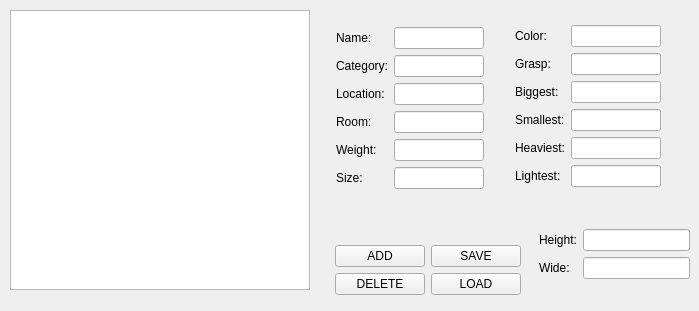
                  <widget class="QWidget" name="tab_3">
                   <attribute name="title">
                    <string>Objects</string>
                   </attribute>
                   <widget class="QTableWidget" name="objCLIPStab">
                    <property name="geometry">
                     <rect>
                      <x>10</x>
                      <y>10</y>
                      <width>300</width>
                      <height>280</height>
                     </rect>
                    </property>
                    <property name="minimumSize">
                     <size>
                      <width>300</width>
                      <height>280</height>
                     </size>
                    </property>
                    <property name="maximumSize">
                     <size>
                      <width>300</width>
                      <height>280</height>
                     </size>
                    </property>
                   </widget>
                   <widget class="QWidget" name="layoutWidget">
                    <property name="geometry">
                     <rect>
                      <x>331</x>
                      <y>22</y>
                      <width>165</width>
                      <height>172</height>
                     </rect>
                    </property>
                    <layout class="QFormLayout" name="formLayout_4">
                     <property name="leftMargin">
                      <number>5</number>
                     </property>
                     <property name="topMargin">
                      <number>5</number>
                     </property>
                     <property name="rightMargin">
                      <number>5</number>
                     </property>
                     <property name="bottomMargin">
                      <number>5</number>
                     </property>
                     <item row="0" column="0">
                      <widget class="QLabel" name="label_9">
                       <property name="text">
                        <string>Name:</string>
                       </property>
                      </widget>
                     </item>
                     <item row="0" column="1">
                      <widget class="QLineEdit" name="nameCLIPSobj">
                       <property name="maximumSize">
                        <size>
                         <width>90</width>
                         <height>22</height>
                        </size>
                       </property>
                      </widget>
                     </item>
                     <item row="1" column="0">
                      <widget class="QLabel" name="label_10">
                       <property name="text">
                        <string>Category:</string>
                       </property>
                      </widget>
                     </item>
                     <item row="1" column="1">
                      <widget class="QLineEdit" name="catCLIPSobj">
                       <property name="maximumSize">
                        <size>
                         <width>90</width>
                         <height>22</height>
                        </size>
                       </property>
                      </widget>
                     </item>
                     <item row="2" column="0">
                      <widget class="QLabel" name="label_11">
                       <property name="text">
                        <string>Location:</string>
                       </property>
                      </widget>
                     </item>
                     <item row="2" column="1">
                      <widget class="QLineEdit" name="locCLIPSobj">
                       <property name="maximumSize">
                        <size>
                         <width>90</width>
                         <height>22</height>
                        </size>
                       </property>
                      </widget>
                     </item>
                     <item row="3" column="0">
                      <widget class="QLabel" name="label_12">
                       <property name="text">
                        <string>Room:</string>
                       </property>
                      </widget>
                     </item>
                     <item row="3" column="1">
                      <widget class="QLineEdit" name="roomCLIPSobj">
                       <property name="maximumSize">
                        <size>
                         <width>90</width>
                         <height>22</height>
                        </size>
                       </property>
                      </widget>
                     </item>
                     <item row="4" column="0">
                      <widget class="QLabel" name="label_13">
                       <property name="text">
                        <string>Weight:</string>
                       </property>
                      </widget>
                     </item>
                     <item row="4" column="1">
                      <widget class="QLineEdit" name="weightCLIPSobj">
                       <property name="maximumSize">
                        <size>
                         <width>90</width>
                         <height>22</height>
                        </size>
                       </property>
                      </widget>
                     </item>
                     <item row="5" column="0">
                      <widget class="QLabel" name="label_15">
                       <property name="text">
                        <string>Size:</string>
                       </property>
                      </widget>
                     </item>
                     <item row="5" column="1">
                      <widget class="QLineEdit" name="sizeCLIPSobj">
                       <property name="maximumSize">
                        <size>
                         <width>90</width>
                         <height>22</height>
                        </size>
                       </property>
                      </widget>
                     </item>
                    </layout>
                   </widget>
                   <widget class="QWidget" name="layoutWidget">
                    <property name="geometry">
                     <rect>
                      <x>510</x>
                      <y>20</y>
                      <width>162</width>
                      <height>172</height>
                     </rect>
                    </property>
                    <layout class="QFormLayout" name="formLayout_9">
                     <property name="leftMargin">
                      <number>5</number>
                     </property>
                     <property name="topMargin">
                      <number>5</number>
                     </property>
                     <property name="rightMargin">
                      <number>5</number>
                     </property>
                     <property name="bottomMargin">
                      <number>5</number>
                     </property>
                     <item row="0" column="0">
                      <widget class="QLabel" name="label_16">
                       <property name="text">
                        <string>Color:</string>
                       </property>
                      </widget>
                     </item>
                     <item row="0" column="1">
                      <widget class="QLineEdit" name="colorCLIPSobj">
                       <property name="maximumSize">
                        <size>
                         <width>90</width>
                         <height>22</height>
                        </size>
                       </property>
                      </widget>
                     </item>
                     <item row="1" column="0">
                      <widget class="QLabel" name="label_18">
                       <property name="text">
                        <string>Grasp:</string>
                       </property>
                      </widget>
                     </item>
                     <item row="1" column="1">
                      <widget class="QLineEdit" name="graspCLIPSobj">
                       <property name="maximumSize">
                        <size>
                         <width>90</width>
                         <height>22</height>
                        </size>
                       </property>
                      </widget>
                     </item>
                     <item row="2" column="0">
                      <widget class="QLabel" name="label_19">
                       <property name="text">
                        <string>Biggest:</string>
                       </property>
                      </widget>
                     </item>
                     <item row="2" column="1">
                      <widget class="QLineEdit" name="biggestCLIPSobj">
                       <property name="maximumSize">
                        <size>
                         <width>90</width>
                         <height>22</height>
                        </size>
                       </property>
                      </widget>
                     </item>
                     <item row="3" column="0">
                      <widget class="QLabel" name="label_20">
                       <property name="text">
                        <string>Smallest:</string>
                       </property>
                      </widget>
                     </item>
                     <item row="3" column="1">
                      <widget class="QLineEdit" name="smallestCLIPSobj">
                       <property name="maximumSize">
                        <size>
                         <width>90</width>
                         <height>22</height>
                        </size>
                       </property>
                      </widget>
                     </item>
                     <item row="4" column="0">
                      <widget class="QLabel" name="label_21">
                       <property name="text">
                        <string>Heaviest:</string>
                       </property>
                      </widget>
                     </item>
                     <item row="4" column="1">
                      <widget class="QLineEdit" name="heaviestCLIPSobj">
                       <property name="maximumSize">
                        <size>
                         <width>90</width>
                         <height>22</height>
                        </size>
                       </property>
                      </widget>
                     </item>
                     <item row="5" column="0">
                      <widget class="QLabel" name="label_22">
                       <property name="text">
                        <string>Lightest:</string>
                       </property>
                      </widget>
                     </item>
                     <item row="5" column="1">
                      <widget class="QLineEdit" name="lightestCLIPSobj">
                       <property name="maximumSize">
                        <size>
                         <width>90</width>
                         <height>22</height>
                        </size>
                       </property>
                      </widget>
                     </item>
                    </layout>
                   </widget>
                   <widget class="QWidget" name="layoutWidget">
                    <property name="geometry">
                     <rect>
                      <x>330</x>
                      <y>240</y>
                      <width>200</width>
                      <height>62</height>
                     </rect>
                    </property>
                    <layout class="QFormLayout" name="formLayout_10">
                     <property name="leftMargin">
                      <number>5</number>
                     </property>
                     <property name="topMargin">
                      <number>5</number>
                     </property>
                     <property name="rightMargin">
                      <number>5</number>
                     </property>
                     <property name="bottomMargin">
                      <number>5</number>
                     </property>
                     <item row="0" column="0">
                      <layout class="QGridLayout" name="gridLayout_14">
                       <item row="0" column="0">
                        <widget class="QPushButton" name="addCLIPSobj">
                         <property name="minimumSize">
                          <size>
                           <width>90</width>
                           <height>22</height>
                          </size>
                         </property>
                         <property name="maximumSize">
                          <size>
                           <width>90</width>
                           <height>22</height>
                          </size>
                         </property>
                         <property name="text">
                          <string>ADD</string>
                         </property>
                        </widget>
                       </item>
                       <item row="1" column="0">
                        <widget class="QPushButton" name="deleteCLIPSobj">
                         <property name="minimumSize">
                          <size>
                           <width>90</width>
                           <height>22</height>
                          </size>
                         </property>
                         <property name="maximumSize">
                          <size>
                           <width>90</width>
                           <height>22</height>
                          </size>
                         </property>
                         <property name="text">
                          <string>DELETE</string>
                         </property>
                        </widget>
                       </item>
                      </layout>
                     </item>
                     <item row="0" column="1">
                      <layout class="QGridLayout" name="gridLayout_15">
                       <item row="0" column="0">
                        <widget class="QPushButton" name="saveCLIPSobj">
                         <property name="minimumSize">
                          <size>
                           <width>90</width>
                           <height>22</height>
                          </size>
                         </property>
                         <property name="maximumSize">
                          <size>
                           <width>90</width>
                           <height>22</height>
                          </size>
                         </property>
                         <property name="text">
                          <string>SAVE</string>
                         </property>
                        </widget>
                       </item>
                       <item row="1" column="0">
                        <widget class="QPushButton" name="loadCLIPSobj">
                         <property name="minimumSize">
                          <size>
                           <width>90</width>
                           <height>22</height>
                          </size>
                         </property>
                         <property name="maximumSize">
                          <size>
                           <width>90</width>
                           <height>22</height>
                          </size>
                         </property>
                         <property name="text">
                          <string>LOAD</string>
                         </property>
                        </widget>
                       </item>
                      </layout>
                     </item>
                    </layout>
                   </widget>
                   <widget class="QWidget" name="formLayoutWidget">
                    <property name="geometry">
                     <rect>
                      <x>539</x>
                      <y>229</y>
                      <width>151</width>
                      <height>71</height>
                     </rect>
                    </property>
                    <layout class="QFormLayout" name="formLayout_17">
                     <item row="0" column="0">
                      <widget class="QLabel" name="label_5">
                       <property name="text">
                        <string>Height:</string>
                       </property>
                      </widget>
                     </item>
                     <item row="1" column="0">
                      <widget class="QLabel" name="label_32">
                       <property name="text">
                        <string>Wide:</string>
                       </property>
                      </widget>
                     </item>
                     <item row="0" column="1">
                      <widget class="QLineEdit" name="heightCLIPSobj"/>
                     </item>
                     <item row="1" column="1">
                      <widget class="QLineEdit" name="wideCLIPSobj"/>
                     </item>
                    </layout>
                   </widget>
                  </widget>
